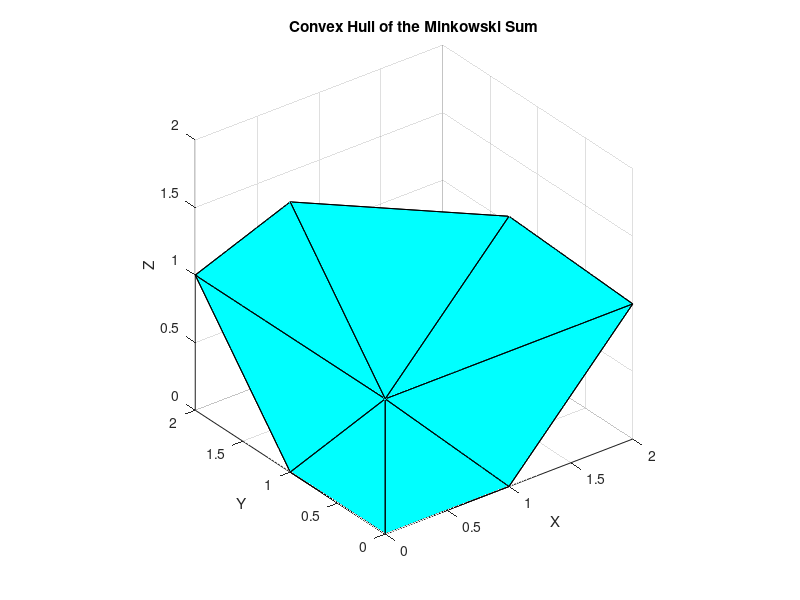

MATLAB code to generate this figure:
% Define the vertices of the two convex hulls
P1 = [0 0 0; 1 0 0; 0 1 0; 0 0 1];
P2 = [0 0 0; 1 1 0; 0 1 1; 1 0 1];

% Initialize an empty array to store the Minkowski sum points
M = [];

% Compute the Minkowski sum
for i = 1:size(P1, 1)
    for j = 1:size(P2, 1)
        M = [M; P1(i, :) + P2(j, :)];
    end
end

% Compute the convex hull of the Minkowski sum
K = convhull(M(:, 1), M(:, 2), M(:, 3));

% Plot the result
figure
trisurf(K, M(:, 1), M(:, 2), M(:, 3), 'FaceColor', 'cyan')
xlabel('X')
ylabel('Y')
zlabel('Z')
title('Convex Hull of the Minkowski Sum')
axis equal
